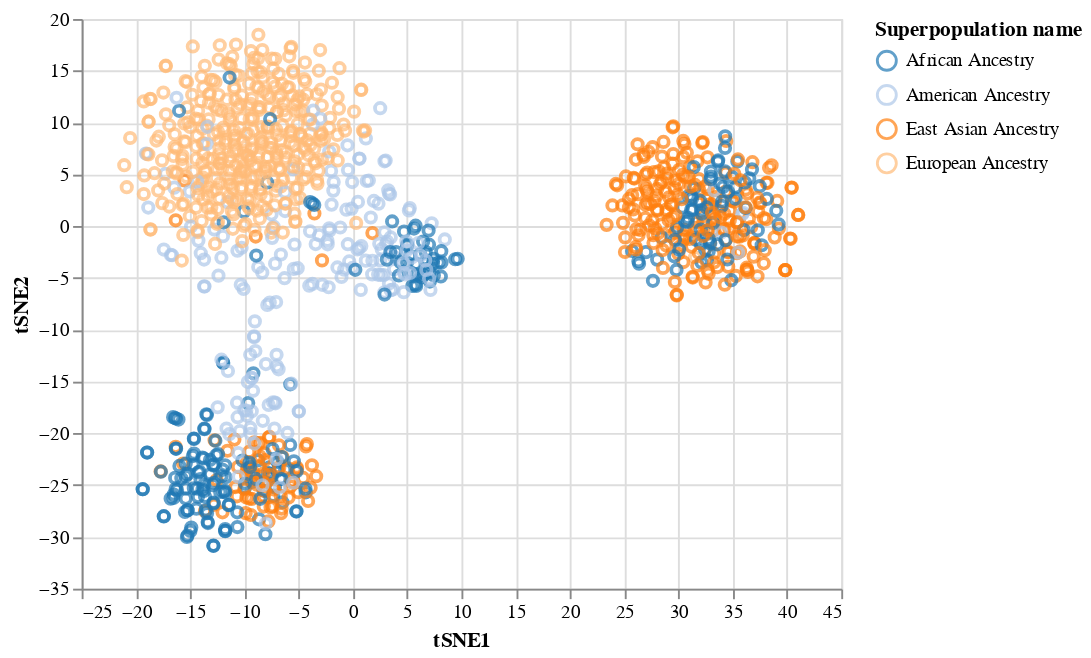

The cell this chart's notebook holds for it:
### Code cell
alt.Chart(df_merge).mark_point().encode(
x='tSNE1',
y='tSNE2',
color=alt.Color('Superpopulation name', scale=alt.Scale(scheme='category20')),
)

### Figure 1 — Vega-Lite specification as saved in the notebook (floating-point values rounded to 4 significant figures; data arrays with more than 128 entries replaced by an {"elided": "..."} marker saying what was removed)
{"config": {"view": {"continuousWidth": 400, "continuousHeight": 300}}, "data": {"name": "data-eb820957c3981cd9014c09dbeeca849a"}, "mark": "point", "encoding": {"color": {"field": "Superpopulation name", "scale": {"scheme": "category20"}, "type": "nominal"}, "x": {"field": "tSNE1", "type": "quantitative"}, "y": {"field": "tSNE2", "type": "quantitative"}}, "$schema": "https://vega.github.io/schema/vega-lite/v4.17.0.json", "datasets": {"data-eb820957c3981cd9014c09dbeeca849a": {"elided": "1092 records"}}}
